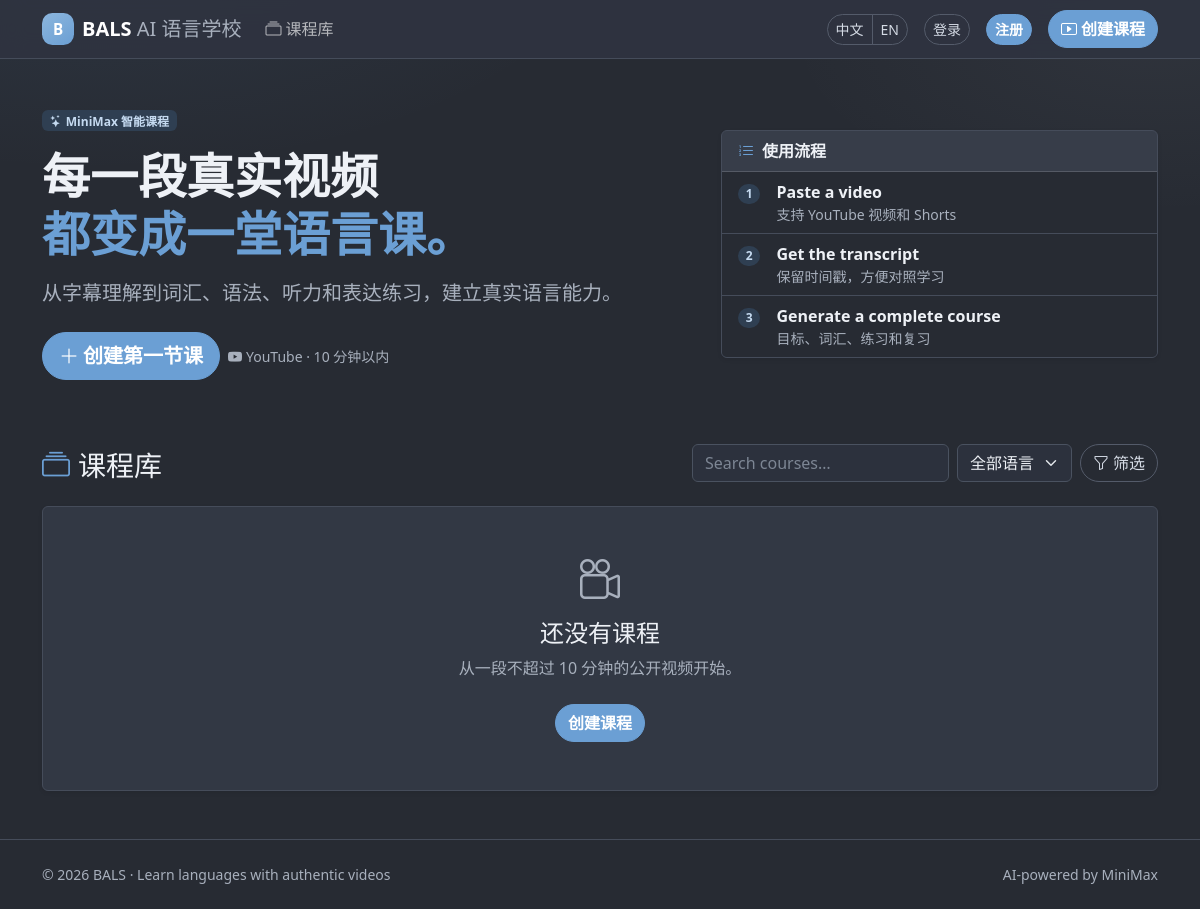
Page /zh/ on the earlier database version.
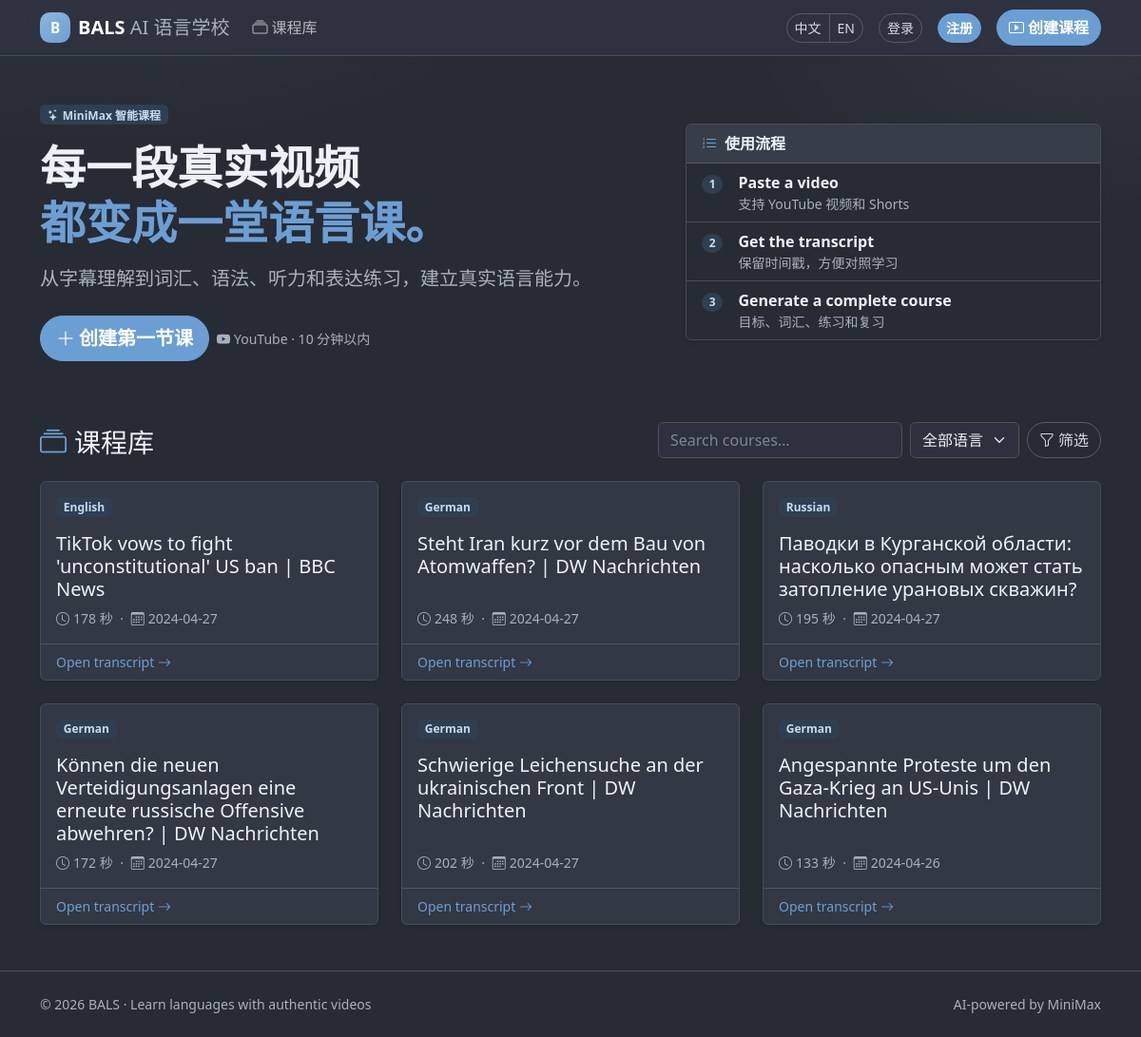
Same page on the later database version.
### main_app/models.py (models this page shows, shortened)
class Transcribed_Video(models.Model):
    video_id = models.CharField(max_length=100, unique=True)
    video_language = models.CharField(max_length=100, db_index=True)
    video_title = models.CharField(max_length=300)
    video_length = models.IntegerField()
    slug = models.SlugField(max_length=100, unique=True)
    video_text = models.TextField(blank=True)
    video_transcribe = models.TextField(blank=True)
    uploaded_date = models.DateTimeField(null=True, blank=True)
    status = models.CharField(
        max_length=20,
        choices=JOB_STATUS_CHOICES,
        default=JOB_PENDING,
        db_index=True,
    )
    error_message = models.TextField(blank=True)
    created_at = models.DateTimeField(default=timezone.now)
    updated_at = models.DateTimeField(default=timezone.now)

### main_app/views.py (the view)
# urls.py: 2. Add a URL to urlpatterns:  path('', views.home, name='home')
def home(request):
    from django.core.paginator import Paginator, EmptyPage, PageNotAnInteger
    model = Transcribed_Video.objects.all().order_by('-created_at')
    languages = Transcribed_Video.objects.values_list(
        "video_language", flat=True
    ).distinct()
    language_filter = request.GET.get("language_filter")
    if language_filter:
        model = model.filter(video_language=language_filter)
    query = (request.GET.get("q") or "").strip()
    if query:
        model = model.filter(video_title__icontains=query)
    paginator = Paginator(model, 12)  # 12 courses per page
    page = request.GET.get('page')
    try:
        model = paginator.page(page)
    except PageNotAnInteger:
        model = paginator.page(1)
    except EmptyPage:
        model = paginator.page(paginator.num_pages)
    return render(
        request,
        "main_app/home.html",
        {"model": model, "languages": languages},
    )

### main_app/templates/main_app/home.html (shortened to what the changed rows need)
{% extends 'main_app/base.html' %}
{% load i18n %}
{% block content %}
<section class="row align-items-center g-4 g-lg-5 mb-5 pb-lg-3">
  <div class="col-lg-7">
    <h1 class="display-5 fw-bold mb-3">
    </h1>
  </div>
</section>
<section>
  <div class="d-flex flex-column flex-md-row justify-content-between align-items-md-end gap-3 mb-4">
    <h2 class="h3 mb-0"><i class="bi bi-collection me-2 text-primary"></i>{% trans "Course library" %}</h2>
  </div>
  <div class="row g-4">
    {% for content in model %}
    <div class="col-md-6 col-xl-4">
      <a class="card course-card h-100 shadow-sm text-decoration-none" href="{% url 'transcript' content.slug %}" style="transition: transform .18s ease, border-color .18s ease, box-shadow .18s ease;">
        <div class="card-body d-flex flex-column">
          <span class="badge text-bg-primary align-self-start mb-3">{{ content.video_language|capfirst }}</span>
          <h3 class="h5 card-title">{{ content.video_title }}</h3>
          <p class="card-text text-body-secondary small mt-auto mb-0">
            <i class="bi bi-clock me-1"></i>{{ content.video_length }} {% trans "seconds" %}
            <span class="mx-1">·</span>
            <i class="bi bi-calendar3 me-1"></i>{{ content.uploaded_date|date:"Y-m-d" }}
          </p>
        </div>
        <div class="card-footer bg-transparent small text-primary">
          {% trans "Open transcript" %} <i class="bi bi-arrow-right"></i>
        </div>
      </a>
    </div>
    {% empty %}
    <div class="col-12">
      <div class="card shadow-sm">
        <div class="card-body text-center py-5">
          <i class="bi bi-camera-reels display-6 text-body-secondary d-block mb-3"></i>
          <h3 class="h4">{% trans "No courses yet" %}</h3>
          <p class="text-body-secondary mb-4">{% trans "Start with a public video under 10 minutes." %}</p>
          <a class="btn btn-primary" href="{% url 'url_input' %}">{% trans "Create course" %}</a>
        </div>
      </div>
    </div>
    {% endfor %}
  </div>
</section>
{% endblock %}

Differences in the rows shown:
added Transcribed_Video: video_language "English", video_title "TikTok vows to fight 'unconstitutional' US ban | BBC News", video_length "178", uploaded_date "2024-04-27"
added Transcribed_Video: video_language "German", video_title "Steht Iran kurz vor dem Bau von Atomwaffen? | DW Nachrichten", video_length "248", uploaded_date "2024-04-27"
added Transcribed_Video: video_language "Russian", video_title "Паводки в Курганской области: насколько опасным может стать затопление урановых скважин?", video_length "195", uploaded_date "2024-04-27"
added Transcribed_Video: video_language "German", video_title "Können die neuen Verteidigungsanlagen eine erneute russische Offensive abwehren? | DW Nachrichten", video_length "172", uploaded_date "2024-04-27"
added Transcribed_Video: video_language "German", video_title "Schwierige Leichensuche an der ukrainischen Front | DW Nachrichten", video_length "202", uploaded_date "2024-04-27"
added Transcribed_Video: video_language "German", video_title "Angespannte Proteste um den Gaza-Krieg an US-Unis | DW Nachrichten", video_length "133", uploaded_date "2024-04-26"
Other differences:
text no longer shown: "还没有课程 从一段不超过 10 分钟的公开视频开始。 创建课程"
